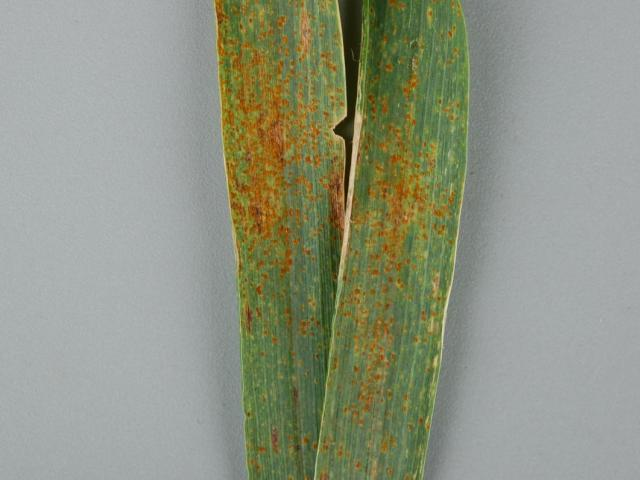
#> input picture AgriDMap_Server/Inference/data/1.jpg, 640 x 480 px, found by its file name
$ python vari.py Inference/data/1.jpg
#> lines starting #> are read from the running program, lines starting #| are printed output that depends on the picture
import numpy as np
import cv2
import matplotlib.pyplot as plt
import sys

def vari(file):
#> called with file = 'Inference/data/1.jpg'
    print("dataToSendBack")
    size = len(file)
    file_name = file[:size - 3]
    output_path = "./output/"+ file_name + "png"
    img = cv2.imread("./vari/input/"+ file)
#> img is the input picture: shape (480, 640, 3); mean B, G, R 128.8, 147.7, 143.1

    img = cv2.cvtColor(img, cv2.COLOR_BGR2RGB)
    b,g,r = cv2.split(img)
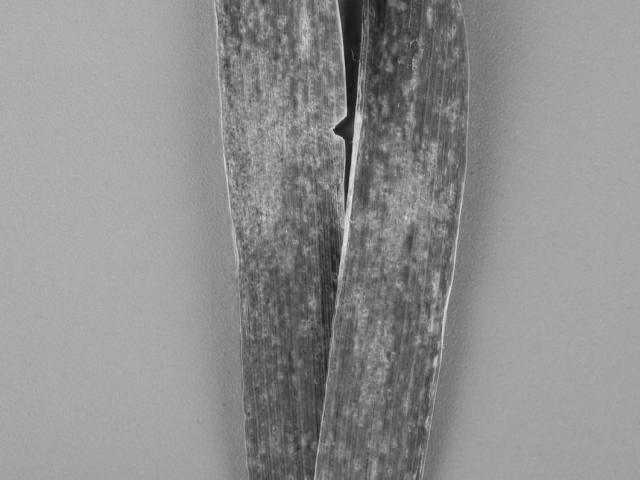
#> b: shape (480, 640); min 21, max 234, mean 143.1
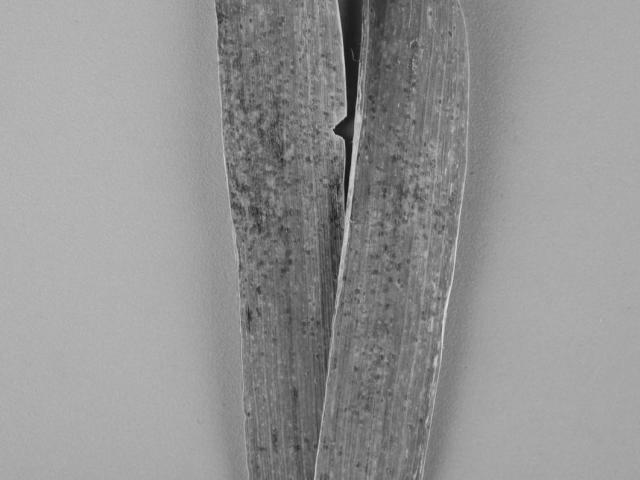
#> g: shape (480, 640); min 17, max 221, mean 147.7
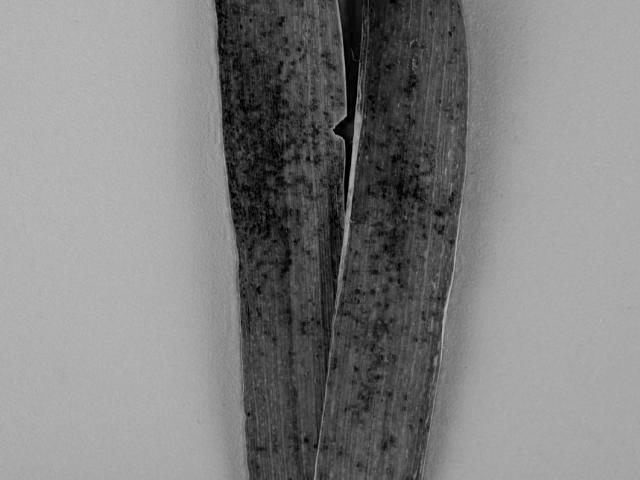
#> r: shape (480, 640); min 0, max 186, mean 128.8

    vari = (g - r) / (g + r - b)
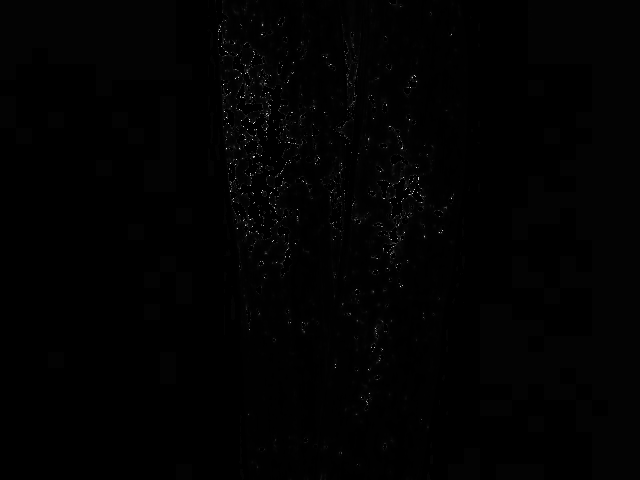
#> vari: shape (480, 640) float64; 0.1% of the values are NaN or infinite; the others: min 0, max 103, mean 0.818; drawn with min black, max white, NaN and infinite black

    plt.imsave(output_path, vari, cmap ='RdYlGn_r', vmin = 0, vmax= 1)
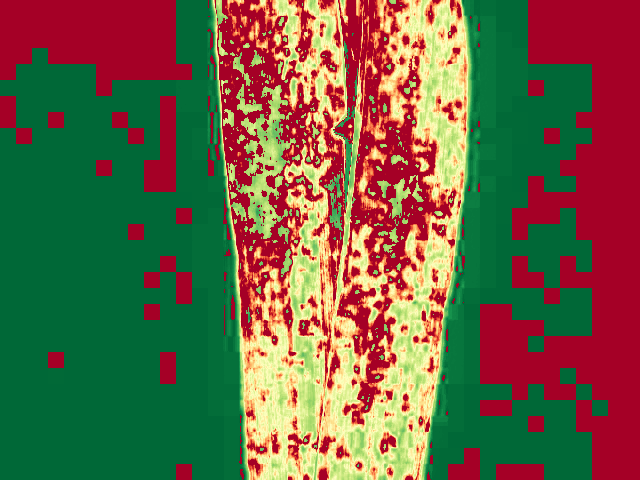
#> saved as 1.png: shape (480, 640, 3); mean R, G, B 106.8, 96.9, 67.3

    sys.stdout.flush()

vari(sys.argv[1])
